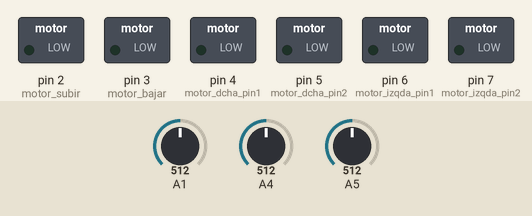
A sketch run on a simulated Arduino Uno, built with avr-gcc and run on an emulated ATmega328P. Shown: switched loads named in the sketch (green lamp = pin HIGH). The inputs (shaded band) are chosen by the test bench; at power-on: A5 = 512, A1 = 512, A4 = 512.

Above: at 1.2 s.
1.3 s: A5 set to 686
2.8 s: A5 set to 714
At 4.0 s:
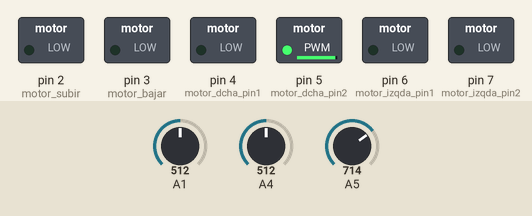
4.3 s: A1 set to 688
5.8 s: A1 set to 717
At 7.0 s:
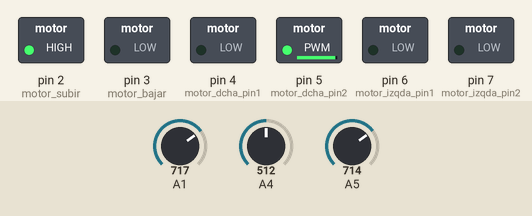
7.3 s: A4 set to 710
At 8.3 s:
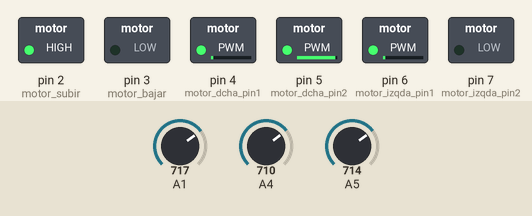
8.8 s: A4 set to 290
At 9.3 s:
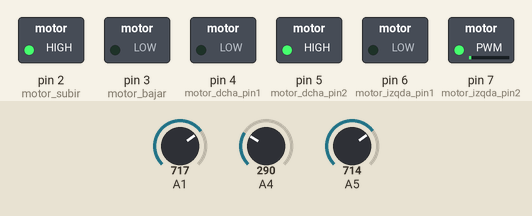
Timing chart, 0 to 11.3 s (numbered marks = the images above; inputs shaded):
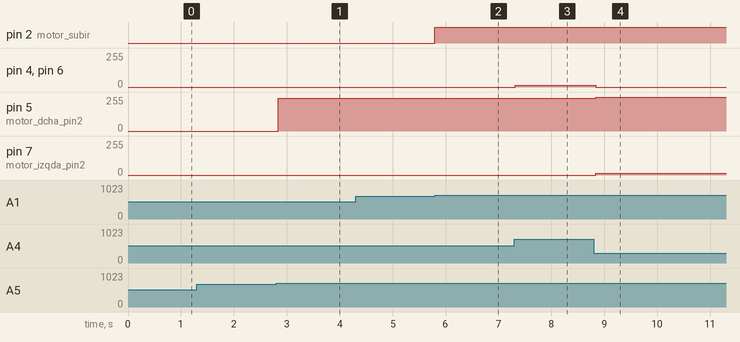

Measured:
- the behaviour switches between 700 and 701 on A5 (found by bisection; images 0 and 1)
- the behaviour switches between 700 and 701 on A1 (found by bisection; images 1 and 2)
- after the input at 1.3 s, every drawn part: stays the same
- after the input at 2.8 s, pin 5 (motor_dcha_pin2): 0/255 → 244/255 at once
- after the input at 4.3 s, every drawn part: stays the same
- after the input at 5.8 s, pin 2 (motor_subir): LOW → HIGH at once
- after the input at 7.3 s, pin 4 (motor_dcha_pin1), pin 6 (motor_izqda_pin1): 0/255 → 12/255 at once
- after the input at 8.8 s, pin 4 (motor_dcha_pin1), pin 6 (motor_izqda_pin1): 12/255 → 0/255 at once; pin 5 (motor_dcha_pin2): 244/255 → 255/255 at once; pin 7 (motor_izqda_pin2): 0/255 → 12/255 at once

The sketch:

PULPO.ino
```cpp
int derecha_x; //valor analog
int derecha_y; //valor analog
//int izqda_x; //valor analog
int izqda_y;   //valor analog

int subir_bajar; //valor analog
int avanzar;  //valor analog
int girar;  //valor analog

int motor_dcha_pin1 = 4;
int motor_dcha_pin2 = 5;
int motor_izqda_pin1 = 6;
int motor_izqda_pin2 = 7;
int motor_subir = 2;
int motor_bajar = 3;

void setup() {
  Serial.begin(9600);
  pinMode(motor_dcha_pin1, OUTPUT);
  pinMode(motor_dcha_pin2, OUTPUT);
  pinMode(motor_izqda_pin1, OUTPUT);
  pinMode(motor_izqda_pin2, OUTPUT);
  pinMode(motor_subir, OUTPUT);
  pinMode(motor_bajar, OUTPUT);

}

void loop() {
  //lecturas de los valores analógicos de los joystick
  subir_bajar = analogRead(A1);
  avanzar = analogRead(A4);
  girar = analogRead(A5);

  //Subir y bajar

  if (subir_bajar > 700) {
    digitalWrite(motor_subir, HIGH);
    digitalWrite(motor_bajar, LOW);
  }
  if (subir_bajar < 300) {
    digitalWrite(motor_subir, LOW);
    digitalWrite(motor_bajar, HIGH);
  }
  if (subir_bajar < 700 && subir_bajar > 300) {
    digitalWrite(motor_subir, LOW);
    digitalWrite(motor_bajar, LOW);
  }
  //Avanzar y retroceder, se arrancan los dos motores, derecho e izquierdo, a la vez
  if (avanzar > 700) {
    //arrancamos los 2 motores
    digitalWrite(motor_dcha_pin1, HIGH);
    digitalWrite(motor_dcha_pin2, LOW);
    digitalWrite(motor_izqda_pin1, HIGH);
    digitalWrite(motor_izqda_pin2, LOW);
  }
  if (avanzar < 300) {
    //arrancamos los 2 motores
    digitalWrite(motor_dcha_pin1, LOW);
    digitalWrite(motor_dcha_pin2, HIGH);
    digitalWrite(motor_izqda_pin1, LOW);
    digitalWrite(motor_izqda_pin2, HIGH);
  }
  if (avanzar < 700 && avanzar > 300) {
    //paramos  los 2 motores
    digitalWrite(motor_dcha_pin1, LOW);
    digitalWrite(motor_dcha_pin2, LOW);
    digitalWrite(motor_izqda_pin1, LOW);
    digitalWrite(motor_izqda_pin2, LOW);
  }

  //Girar
  if(girar>700){
    digitalWrite(motor_dcha_pin1, LOW);
    digitalWrite(motor_dcha_pin2, HIGH);
    digitalWrite(motor_izqda_pin1, LOW);
    digitalWrite(motor_izqda_pin2, LOW);
  }
  if(girar<300){
    digitalWrite(motor_dcha_pin1, LOW);
    digitalWrite(motor_dcha_pin2, LOW);
    digitalWrite(motor_izqda_pin1, HIGH);
    digitalWrite(motor_izqda_pin2, LOW);
  }
  if(girar<700 && girar>300){
    digitalWrite(motor_dcha_pin1, LOW);
    digitalWrite(motor_dcha_pin2, LOW);
    digitalWrite(motor_izqda_pin1, LOW);
    digitalWrite(motor_izqda_pin2, LOW);
  }
}
```
